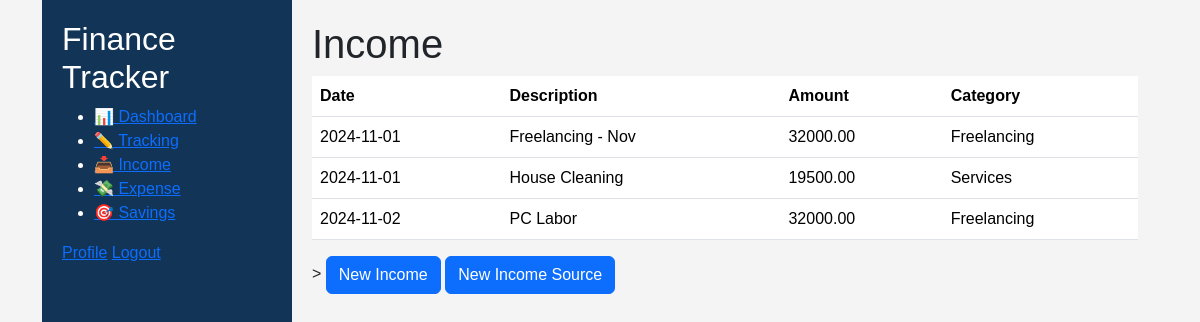
/income.php (signed in), run on the app's committed database.
### tables this page shows
CREATE TABLE `income` (
  `income_id` int(11) NOT NULL,
  `User_id` int(11) DEFAULT NULL,
  `income_date` date NOT NULL,
  `income_description` text DEFAULT NULL,
  `income_amount` decimal(10,2) NOT NULL,
  `category_id` int(11) DEFAULT NULL
);

CREATE TABLE `categories` (
  `category_id` int(11) NOT NULL,
  `User_id` int(11) DEFAULT NULL,
  `category_name` varchar(50) NOT NULL,
  `category_type` enum('Income','Expense','Savings') NOT NULL
);

### income.php (the view, shortened to what this page needs)
<?php
include 'config/db_connection.php';
$user_id = $_SESSION['User_id'];
?>
<!DOCTYPE html>
<html lang="en">
<head>
    <link href="https://cdn.jsdelivr.net/npm/bootstrap@5.3.3/dist/css/bootstrap.min.css" rel="stylesheet">
    <link rel="stylesheet" href="css/styles.css">
</head>
<body>
    <div class="container">
        <nav class="sidebar">
            <h2>Finance Tracker</h2>
            <ul>
                <li><a href="dashboard.php">📊 Dashboard</a></li>
                <li><a href="income.php">✏️ Tracking</a></li>
                <li class="active"><a href="income.php">📥 Income</a></li>
                <li><a href="expense.php">💸 Expense</a></li>
                <li><a href="savings.php">🎯 Savings</a></li>
            </ul>
            <div class="sidebar-footer">
                <a href="profile.php">Profile</a>
                <a href="logout.php">Logout</a>
            </div>
        </nav>
        <div class="main-content">
            <h1>Income</h1>
            <div class="income_table_display">
            <table class="table">
                <thead>
                    <tr>
                        <th scope="col">Date</th>
                        <th scope="col">Description</th>
                        <th scope="col">Amount</th>
                        <th scope="col">Category</th>
                    </tr>
                </thead>
                <tbody>
                    <?php
                        $query = "SELECT I.income_id, I.User_id, I.income_date, I.income_description, I.income_amount, C.category_name FROM Income AS I JOIN Categories AS C ON I.category_id = C.category_id WHERE I.User_id = $user_id;";
                        $result = mysqli_query($conn, $query);
                        while($row = $result->fetch_assoc()) {
                            echo "<tr>";
                            echo "<td>" . $row["income_date"] . "</td>";
                            echo "<td>" . $row["income_description"] . "</td>";
                            echo "<td>" . $row["income_amount"] . "</td>";
                            echo "<td>" . $row["category_name"] . "</td>";
                            echo "</tr>";
                        }
                    ?>
                </tbody>
            </table>
            </div>
            <div class="quick_add">>
                <button type="button" class="btn btn-primary" data-bs-toggle="modal" data-bs-target="#newIncomeModal"> New Income </button>
                <button type="button" class="btn btn-primary" data-bs-toggle="modal" data-bs-target="#newIncomeSourceModal"> New Income Source </button>
            </div>
        </div>
    </div>
</body>
</html>

### css/styles.css (style rules this page uses)
body { margin: 0; font-family: Arial, sans-serif; background-color: #f4f4f4; }
.container { display: flex; }
.sidebar { background-color: #123456; width: 250px; height: 100vh; padding: 20px; color: white; }
.main-content { flex-grow: 1; padding: 20px; }

### data on the page
income: income_date "2024-11-01", income_description "Freelancing - Nov", income_amount "32000.00", category.category_name "Freelancing"
income: income_date "2024-11-01", income_description "House Cleaning", income_amount "19500.00", category.category_name "Services"
income: income_date "2024-11-02", income_description "PC Labor", income_amount "32000.00", category.category_name "Freelancing"
